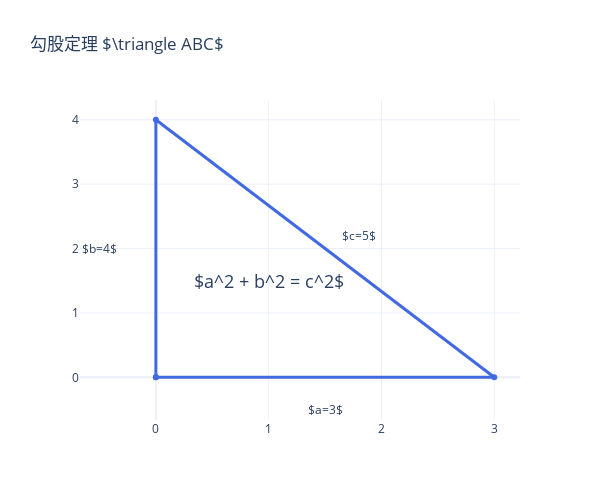

Notebook source saved alongside this figure:
### Markdown cell above
### plotly 画出勾股定理

### Code cell
import plotly.graph_objects as go
import plotly.graph_objects as go
from IPython.display import display, HTML

# 1. 注入 MathJax（必须！）
display(HTML("<script src='https://cdnjs.cloudflare.com/ajax/libs/mathjax/2.7.7/MathJax.js?config=TeX-MML-AM_CHTML'></script>"))

# 创建直角三角形顶点
x = [0, 3, 0, 0]
y = [0, 0, 4, 0]

fig = go.Figure()
fig.add_trace(go.Scatter(
    x=x,
    y=y,
    mode='lines+markers',
    line=dict(color='royalblue', width=3),
    hoverinfo='none'
))

# 添加边标签和公式
annotations = [
    dict(x=1.5, y=-0.5, text=r'$a=3$', showarrow=False),
    dict(x=-0.5, y=2, text=r'$b=4$', showarrow=False),
    dict(x=1.8, y=2.2, text=r'$c=5$', showarrow=False),
    dict(x=1, y=1.5, text=r'$a^2 + b^2 = c^2$',
         font=dict(size=18), showarrow=False)
]

fig.update_layout(
    title=r'勾股定理 $\triangle ABC$',
    annotations=annotations,
    width=600,
    height=500,
    template='plotly_white'
)

# 显示并导出
# fig.show()
# fig.write_image('pythagorean_theorem.svg')  # 需要安装 kaleido pip install --upgrade kaleido
fig

### Figure 1 — Plotly figure (JSON) as saved in the notebook; plotly's stock layout.template omitted (floating-point values rounded to 4 significant figures)
{"data": [{"hoverinfo": "none", "line": {"color": "royalblue", "width": 3}, "mode": "lines+markers", "type": "scatter", "x": [0, 3, 0, 0], "y": [0, 0, 4, 0]}], "layout": {"annotations": [{"showarrow": false, "text": "$a=3$", "x": 1.5, "y": -0.5}, {"showarrow": false, "text": "$b=4$", "x": -0.5, "y": 2}, {"showarrow": false, "text": "$c=5$", "x": 1.8, "y": 2.2}, {"font": {"size": 18}, "showarrow": false, "text": "$a^2 + b^2 = c^2$", "x": 1, "y": 1.5}], "height": 500, "title": {"text": "勾股定理 $\\triangle ABC$"}, "width": 600}}
